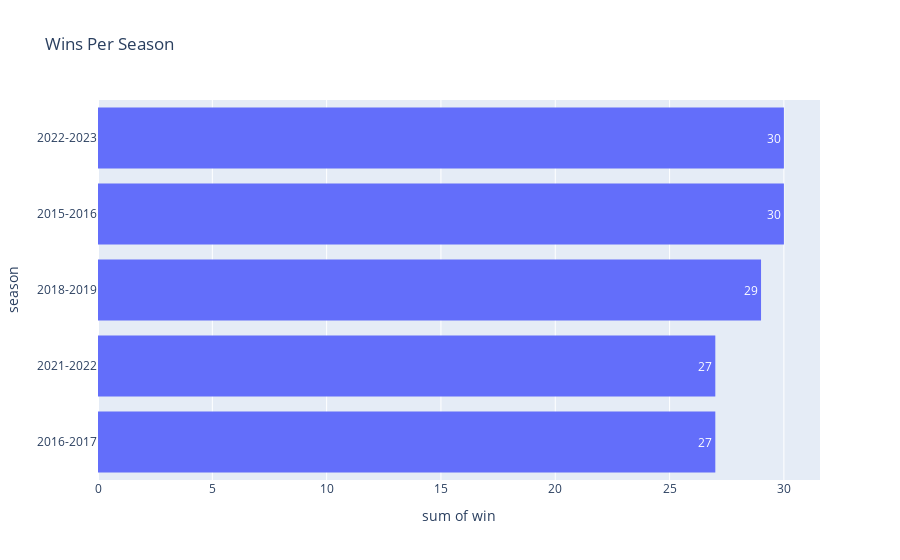

The notebook cell this image was saved under:
### Code cell
wins_by_season = df.groupby('season')[['win']].sum('win')
sorted = wins_by_season.sort_values('win', ascending=True).tail(5)
sorted
px.histogram(sorted,
        x='win',
        y=sorted.index,
        text_auto=True,
        title="Wins Per Season")

### Figure 1 — Plotly figure (JSON) as saved in the notebook; plotly's stock layout.template omitted (floating-point values rounded to 4 significant figures)
{"data": [{"alignmentgroup": "True", "bingroup": "y", "histfunc": "sum", "hovertemplate": "sum of win=%{x}<br>season=%{y}<extra></extra>", "legendgroup": "", "marker": {"color": "#636efa", "pattern": {"shape": ""}}, "name": "", "offsetgroup": "", "orientation": "h", "showlegend": false, "texttemplate": "%{value}", "type": "histogram", "x": [27, 27, 29, 30, 30], "xaxis": "x", "y": ["2016-2017", "2021-2022", "2018-2019", "2015-2016", "2022-2023"], "yaxis": "y"}], "layout": {"barmode": "relative", "legend": {"tracegroupgap": 0}, "title": {"text": "Wins Per Season"}, "xaxis": {"anchor": "y", "domain": [0, 1], "title": {"text": "sum of win"}}, "yaxis": {"anchor": "x", "domain": [0, 1], "title": {"text": "season"}}}}
